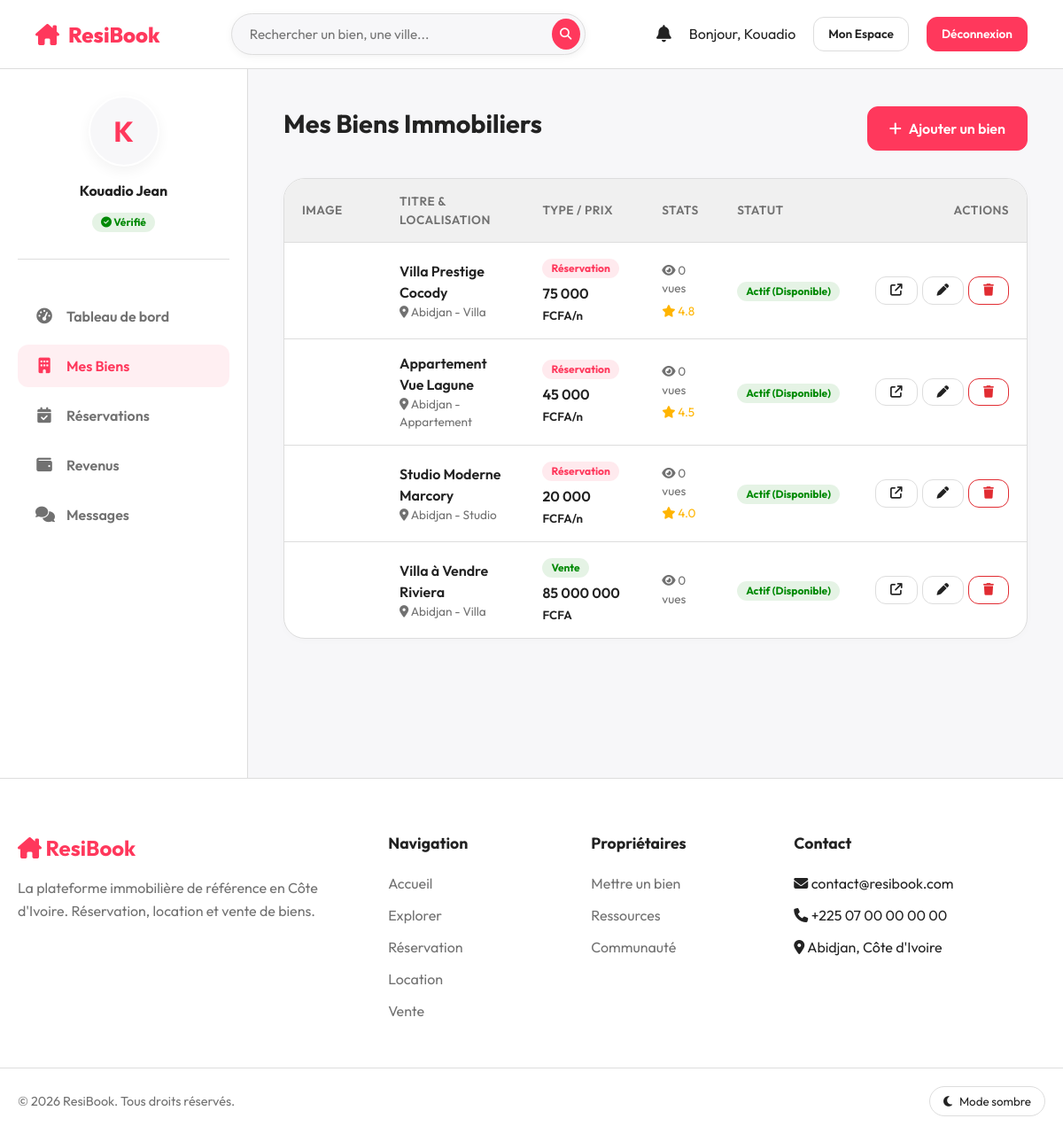
Screenshot of /owner/residences (signed in) with the database file from the repository.
### tables this page shows
CREATE TABLE `properties` (
  `id` INT AUTO_INCREMENT PRIMARY KEY,
  `owner_id` INT NOT NULL,
  `category_id` INT DEFAULT NULL,
  `title` VARCHAR(255) NOT NULL,
  `slug` VARCHAR(255) NOT NULL UNIQUE,
  `description` TEXT NOT NULL,
  `listing_type` ENUM('reservation','rental','sale') NOT NULL DEFAULT 'reservation',
  `price_per_night` DECIMAL(12,2) DEFAULT 0,
  `price_monthly` DECIMAL(12,2) DEFAULT 0,
  `price_sale` DECIMAL(12,2) DEFAULT 0,
  `address` VARCHAR(255) NOT NULL,
  `city` VARCHAR(100) NOT NULL,
  `country` VARCHAR(100) DEFAULT 'Côte d''Ivoire',
  `latitude` DECIMAL(10,8) DEFAULT NULL,
  `longitude` DECIMAL(11,8) DEFAULT NULL,
  `max_guests` INT DEFAULT 2,
  `bedrooms` INT DEFAULT 1,
  `bathrooms` INT DEFAULT 1,
  `area_sqm` INT DEFAULT NULL,
  `status` ENUM('active','pending','rejected','inactive','sold','rented') DEFAULT 'pending',
  `is_featured` TINYINT(1) DEFAULT 0,
  `views_count` INT DEFAULT 0,
  `score` DECIMAL(3,2) DEFAULT 0.00,
  `rules` TEXT DEFAULT NULL,
  `cancellation_policy` ENUM('flexible','moderate','strict') DEFAULT 'moderate',
  `created_at` TIMESTAMP DEFAULT CURRENT_TIMESTAMP,
  `updated_at` TIMESTAMP DEFAULT CURRENT_TIMESTAMP ON UPDATE CURRENT_TIMESTAMP,
  FOREIGN KEY (`owner_id`) REFERENCES `users`(`id`) ON DELETE CASCADE,
  FOREIGN KEY (`category_id`) REFERENCES `categories`(`id`) ON DELETE SET NULL,
  INDEX `idx_city` (`city`),
  INDEX `idx_status` (`status`),
  INDEX `idx_owner` (`owner_id`),
  INDEX `idx_type` (`listing_type`),
  FULLTEXT INDEX `idx_search` (`title`, `description`, `city`)
);

CREATE TABLE `categories` (
  `id` INT AUTO_INCREMENT PRIMARY KEY,
  `name` VARCHAR(100) NOT NULL,
  `icon` VARCHAR(50) DEFAULT 'fa-home',
  `description` TEXT DEFAULT NULL,
  `created_at` TIMESTAMP DEFAULT CURRENT_TIMESTAMP
);

### app/controllers/OwnerController.php (called while the page is built, shortened)
<?php
class OwnerController extends Controller {
    public function residences() {
        $propModel = $this->model('Property');
        $properties = $propModel->getByOwner($_SESSION['user_id']);
        $data = ['title' => 'Mes Biens', 'properties' => $properties];
        $this->view('owner/residences', $data);
    }
}

### core/Router.php (called while the page is built, shortened)
<?php
class Router {
    protected $currentMethod = 'index';
    public function __construct() {
        $url = $this->getUrl();
        if (isset($url[0]) && file_exists(APPROOT . '/controllers/' . ucwords($url[0]) . 'Controller.php')) {
            unset($url[0]);
        }
        $this->currentController = new $this->currentController;
        if (isset($url[1])) {
            if (method_exists($this->currentController, $url[1])) {
                $this->currentMethod = $url[1];
                unset($url[1]);
            }
        }
        $this->params = $url ? array_values($url) : [];
        call_user_func_array([$this->currentController, $this->currentMethod], $this->params);
    }
    public function getUrl() {
        if (isset($_GET['url'])) {
            $url = rtrim($_GET['url'], '/');
            $url = filter_var($url, FILTER_SANITIZE_URL);
            $url = explode('/', $url);
            return $url;
        }
        return [];
    }
}

### index.php (called while the page is built, shortened)
<?php
require_once 'config/Database.php';
require_once 'core/Router.php';
require_once 'core/Controller.php';
$router = new Router();

### config/Database.php (called while the page is built, shortened)
<?php
class Database {
    private $host = DB_HOST;
    private $user = DB_USER;
    private $pass = DB_PASS;
    private $dbname = DB_NAME;
    private $dbh;
    private $stmt;
    public function __construct() {
        $dsn = 'mysql:host=' . $this->host . ';dbname=' . $this->dbname . ';charset=utf8mb4';
        $options = array(
            PDO::ATTR_PERSISTENT => true,
            PDO::ATTR_ERRMODE => PDO::ERRMODE_EXCEPTION,
            PDO::ATTR_DEFAULT_FETCH_MODE => PDO::FETCH_OBJ
        );
        try {
            $this->dbh = new PDO($dsn, $this->user, $this->pass, $options);
        } catch(PDOException $e) {
            $this->error = $e->getMessage();
            echo $this->error;
        }
    }
    public function query($sql) {
        $this->stmt = $this->dbh->prepare($sql);
    }
    public function bind($param, $value, $type = null) {
        if (is_null($type)) {
            switch (true) {
                case is_int($value):
                    $type = PDO::PARAM_INT;
                    break;
            }
        }
        $this->stmt->bindValue($param, $value, $type);
    }
    public function execute() {
        return $this->stmt->execute();
    }
    public function resultSet() {
        $this->execute();
        return $this->stmt->fetchAll();
    }
}

### app/models/Property.php (called while the page is built, shortened)
<?php
class Property {
    private $db;
    public function __construct() {
        $this->db = new Database;
    }
    public function getByOwner($owner_id) {
        $this->db->query('SELECT p.*, c.name as category_name,
            (SELECT image_path FROM property_images pi WHERE pi.property_id = p.id AND pi.is_primary = 1 LIMIT 1) as primary_image
            FROM properties p LEFT JOIN categories c ON p.category_id = c.id
            WHERE p.owner_id = :oid ORDER BY p.created_at DESC');
        $this->db->bind(':oid', $owner_id);
        return $this->db->resultSet();
    }
}

### app/views/owner/residences.php (the view)
<?php require APPROOT . '/views/inc/header.php'; ?>
<div class="dashboard-layout">
    <?php require APPROOT . '/views/inc/sidebar_owner.php'; ?>
    <main class="main-content">
        <div style="display: flex; justify-content: space-between; align-items: center; margin-bottom: 30px;">
            <h2 style="font-size: 1.8rem;">Mes Biens Immobiliers</h2>
            <a href="<?= URLROOT; ?>/owner/addResidence" class="btn btn-primary"><i class="fa-solid fa-plus"></i> Ajouter un bien</a>
        </div>
        <div class="table-container">
            <div style="overflow-x: auto;">
                <table class="table">
                    <thead>
                        <tr>
                            <th>Image</th>
                            <th>Titre & Localisation</th>
                            <th>Type / Prix</th>
                            <th>Stats</th>
                            <th>Statut</th>
                            <th style="text-align: right;">Actions</th>
                        </tr>
                    </thead>
                    <tbody>
                        <?php if(empty($data['properties'])): ?>
                            <tr><td colspan="6" style="text-align: center; padding: 30px;">Vous n'avez pas encore ajouté de biens.</td></tr>
                        <?php else: foreach($data['properties'] as $prop) : ?>
                        <tr>
                            <td>
                                <div style="width: 70px; height: 50px; border-radius: var(--radius-sm); background: url('<?= $prop->primary_image ? URLROOT.'/uploads/'.$prop->primary_image : 'https://images.unsplash.com/photo-1564013799919-ab600027ffc6?auto=format&fit=crop&w=150&q=80'; ?>') center/cover;"></div>
                            </td>
                            <td>
                                <div style="font-weight: 600;"><?= htmlspecialchars($prop->title); ?></div>
                                <div style="font-size: 0.85rem; color: var(--text-muted);"><i class="fa-solid fa-location-dot"></i> <?= htmlspecialchars($prop->city); ?> - <?= htmlspecialchars($prop->category_name); ?></div>
                            </td>
                            <td>
                                <div>
                                    <?php if($prop->listing_type == 'reservation'): ?><span class="badge" style="background: rgba(255,56,92,0.1); color: var(--primary);">Réservation</span>
                                    <?php elseif($prop->listing_type == 'rental'): ?><span class="badge" style="background: rgba(0,166,153,0.1); color: var(--secondary);">Location</span>
                                    <?php else: ?><span class="badge" style="background: rgba(0,138,5,0.1); color: var(--success);">Vente</span><?php endif; ?>
                                </div>
                                <div style="font-weight: 600; margin-top: 5px;">
                                    <?php
                                        if($prop->listing_type == 'reservation') echo number_format($prop->price_per_night, 0, ',', ' ') . ' <small>FCFA/n</small>';
                                        elseif($prop->listing_type == 'rental') echo number_format($prop->price_monthly, 0, ',', ' ') . ' <small>FCFA/m</small>';
                                        else echo number_format($prop->price_sale, 0, ',', ' ') . ' <small>FCFA</small>';
                                    ?>
                                </div>
                            </td>
                            <td>
                                <div style="font-size: 0.85rem; color: var(--text-muted);"><i class="fa-solid fa-eye"></i> <?= $prop->views_count; ?> vues</div>
                                <?php if($prop->score > 0): ?>
                                    <div style="font-size: 0.85rem; color: #ffb400; margin-top: 5px;"><i class="fa-solid fa-star"></i> <?= number_format($prop->score, 1); ?></div>
                                <?php endif; ?>
                            </td>
                            <td>
                                <?php if($prop->status == 'active'): ?><span class="badge badge-success">Actif (Disponible)</span>
                                <?php elseif($prop->status == 'inactive'): ?><span class="badge badge-danger">Inactif</span>
                                <?php elseif($prop->status == 'reserved'): ?><span class="badge" style="background: rgba(255,180,0,0.1); color: #FFB400;">Réservé</span>
                                <?php elseif($prop->status == 'rented'): ?><span class="badge" style="background: rgba(225,44,50,0.1); color: #E12C32;">Loué</span>
                                <?php elseif($prop->status == 'sold'): ?><span class="badge" style="background: rgba(225,44,50,0.1); color: #E12C32;">Vendu</span>
                                <?php else: ?><span class="badge badge-pending"><?= ucfirst($prop->status); ?></span><?php endif; ?>
                            </td>
                            <td style="text-align: right;">
                                <div style="display: flex; justify-content: flex-end; gap: 5px;">
                                    <a href="<?= URLROOT; ?>/residences/show/<?= $prop->id; ?>" target="_blank" class="btn btn-sm btn-outline" title="Voir public"><i class="fa-solid fa-arrow-up-right-from-square"></i></a>
                                    <a href="<?= URLROOT; ?>/owner/editResidence/<?= $prop->id; ?>" class="btn btn-sm btn-outline" title="Modifier"><i class="fa-solid fa-pen"></i></a>
                                    <form action="<?= URLROOT; ?>/owner/deleteResidence/<?= $prop->id; ?>" method="POST" style="display:inline;" onsubmit="return confirm('Supprimer ce bien ?');">
                                        <button type="submit" class="btn btn-sm btn-outline" style="color: var(--danger); border-color: var(--danger);" title="Supprimer"><i class="fa-solid fa-trash"></i></button>
                                    </form>
                                </div>
                            </td>
                        </tr>
                        <?php endforeach; endif; ?>
                    </tbody>
                </table>
            </div>
        </div>
    </main>
</div>
<?php require APPROOT . '/views/inc/footer.php'; ?>

### public/css/style.css (style rules this page uses)
:root { --primary: #FF385C; --primary-dark: #D70466; --secondary: #00A699; --success: #008A05; --warning: #FFB400; --danger: #E12C32; --text-main: #222222; --text-muted: #717171; --bg-main: #F7F7F9; --bg-light: #F0F0F0; --white: #FFFFFF; --border: #DDDDDD; --radius-sm: 8px; --radius-md: 12px; --radius-lg: 24px; --transition: all 0.3s ease; }
* { margin: 0; padding: 0; box-sizing: border-box; font-family: 'Outfit', sans-serif; }
body { background-color: var(--bg-main); color: var(--text-main); font-size: 16px; line-height: 1.5; transition: background-color 0.3s, color 0.3s; }
a { color: var(--primary); text-decoration: none; transition: var(--transition); }
h1, h2, h3, h4, h5, h6 { color: var(--text-main); font-weight: 700; margin-bottom: 10px; }
.btn { display: inline-flex; align-items: center; justify-content: center; gap: 8px; font-weight: 600; text-align: center; white-space: nowrap; vertical-align: middle; cursor: pointer; user-select: none; border: 1px solid transparent; padding: 12px 24px; font-size: 1rem; border-radius: var(--radius-md); transition: var(--transition); }
.btn-sm { padding: 8px 16px; font-size: 0.85rem; }
.btn-primary { color: #fff; background-color: var(--primary); border-color: var(--primary); }
.btn-outline { color: var(--text-main); background-color: transparent; border-color: var(--border); }
.badge { display: inline-block; padding: 5px 10px; font-size: 0.75rem; font-weight: 700; line-height: 1; text-align: center; white-space: nowrap; vertical-align: baseline; border-radius: 50px; }
.badge-success { color: var(--success); background-color: rgba(0, 138, 5, 0.1); }
.dashboard-layout { display: flex; min-height: 100vh; background-color: var(--bg-main); }
.main-content { flex: 1; padding: 40px; overflow-y: auto; }
.table-container { background: var(--white); border-radius: var(--radius-lg); border: 1px solid var(--border); overflow: hidden; box-shadow: 0 2px 10px rgba(0,0,0,0.02); margin-bottom: 30px; }
.table { width: 100%; border-collapse: collapse; }
.table th, .table td { padding: 15px 20px; text-align: left; border-bottom: 1px solid var(--border); }
.table th { background: var(--bg-light); font-weight: 600; color: var(--text-muted); font-size: 0.85rem; text-transform: uppercase; letter-spacing: 0.5px; }
.table tbody tr { transition: var(--transition); }
.table tbody tr:last-child td { border-bottom: none; }

### rows the page displays
properties: title "Villa Prestige Cocody", city "Abidjan", category.name "Villa", listing_type "Réservation", price_per_night "75 000", views_count "0", score "4.8", status "Actif (Disponible)"
properties: title "Appartement Vue Lagune", city "Abidjan", category.name "Appartement", listing_type "Réservation", price_per_night "45 000", views_count "0", score "4.5", status "Actif (Disponible)"
properties: title "Studio Moderne Marcory", city "Abidjan", category.name "Studio", listing_type "Réservation", price_per_night "20 000", views_count "0", score "4.0", status "Actif (Disponible)"
properties: title "Villa à Vendre Riviera", city "Abidjan", category.name "Villa", listing_type "Vente", price_sale "85 000 000", views_count "0", status "Actif (Disponible)"

### other values shown
explode(' ', $_SESSION['user_name'])[0] "Kouadio"
$initials "K"
$_SESSION['user_name'] "Kouadio Jean"
